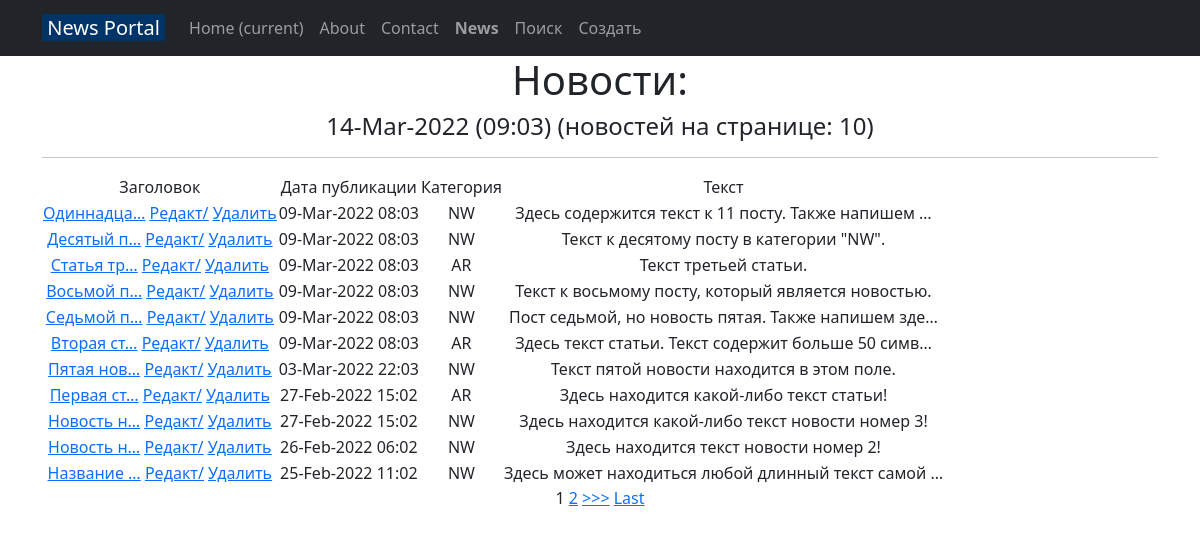
Page /news/ on the committed database.
### news/models.py (models this page shows, shortened)
class Post(models.Model):
    author = models.ForeignKey(Author, on_delete=models.CASCADE)
    NEWS = 'NW'
    ARTICLE = 'AR'
    CATEGORY_CHOICES = (
        (NEWS, 'Новость'),
        (ARTICLE, 'Статья'),
    )
    categoryType = models.CharField(max_length=2, choices=CATEGORY_CHOICES, default=ARTICLE)
    dateCreation = models.DateTimeField(auto_now_add=True)
    postCategory = models.ManyToManyField(Category, through='PostCategory')
    title = models.CharField(max_length=128)
    text = models.TextField()
    rating = models.SmallIntegerField(default=0)
    class Meta:
        verbose_name = 'Новость'
        verbose_name_plural = 'Новости'

### news/views.py (the view, shortened to what this page needs)
# urls.py: path('', PostList.as_view()), # Ссылка на вкладку всех новостей "News"
class PostList(ListView):
    model = Post # Указываем модель (сущность в таблице базы данных) которую нужно вывести
    template_name = 'flatpages/news.html' # Путь к html-фалу с инструкциями вывода пользователю этих объектов
    context_object_name = 'news' # Указываем на имя списка, в котором лежат все объекты для html-шаблона
    queryset = Post.objects.order_by('-dateCreation') # Переопределяем все новости от новых к старым
    paginate_by = 10
    form_class = PostForm # добавляем форм класс, чтобы получать доступ к форме через метод POST
    def get_filter(self):
        return PostFilter(self.request.GET, queryset=super().get_queryset())
    def get_queryset(self):
        return self.get_filter().qs
    def get_context_data(self, **kwargs):
        context = super().get_context_data(**kwargs)
        context['time_now'] = datetime.utcnow()
        context['filter'] = PostFilter(self.request.GET, queryset=self.get_queryset())
        context['categories'] = Category.objects.all()
        context['form'] = PostForm()
        return context

### news/templatetags/custom_filters.py (called while the page is built)
@register.filter(name='censor')
def censor(value):
    for word in censor_list:
        value = value.replace(word, '***')
    return value

### templates/flatpages/news.html (shortened to what this page needs)
{% extends 'flatpages/default.html' %}
{% load custom_filters %}
{% block content %}
    <h1>Новости:</h1>
    <h4>{{ time_now|date:'d-M-Y (H:m)' }} (новостей на странице: {{ news|length }})</h4>
    <hr>
{% if news %}
    <table>
        <tr>
            <td>
                Заголовок
            </td>
            <td>
                Дата публикации
            </td>
            <td>
                Категория
            </td>
            <td>
                Текст
            </td>
        </tr>
    {% for news in filter.qs %}
        <tr>
            <td>
                <a href="{% url 'post_detail' news.id %}">{{ news.title|censor |truncatechars:10 }}</a>
                <a href="{% url 'post_update' news.id %}"><u>Редакт/</u></a>
                <a href="{% url 'post_delete' news.id %}"><u> Удалить </u></a>
            </td>
            <td>
                {{ news.dateCreation|date:'d-M-Y H:m' }}
            </td>
            <td>
                {{ news.categoryType }}
            </td>
            <td>
                {{ news.text|truncatechars:50 }}
            </td>
        </tr>
    {% endfor %}
    </table>
{% endif %}
    {% if is_paginated %}
    {% for num in page_obj.paginator.page_range %}
        {% if page_obj.number == num %}
            <a>{{ num }}</a>
        {% elif num > page_obj.number|add:'-3' and num < page_obj.number|add:'3' %}
            <a href="?page={{ num }}">{{ num }}</a>
        {% endif %}
    {% endfor %}
    {% if page_obj.has_next %}
        <a href="?page={{ page_obj.next_page_number }}">>>></a>
        <a href="?page={{ page_obj.paginator.num_pages }}">Last</a>
    {% endif %}
    {% endif %}
{% endblock content %}

### templates/flatpages/default.html (shortened to what this page needs)
<!DOCTYPE html>
<html lang="en" xmlns="http://www.w3.org/1999/html">
    <head>
        {% load static %}
        <link href="{% static 'css/styles.css' %}" rel="stylesheet" />
    </head>
    <body>
        <nav class="navbar navbar-expand-lg navbar-dark bg-dark static-top">
            <div class="container">
                <a class="navbar-brand" href="#"><span style="color: #ffffff;"><span style="background-color: #003366;">&nbsp;News Portal&nbsp;</span></span></a>
                <div class="collapse navbar-collapse" id="navbarResponsive">
                    <ul class="navbar-nav ml-auto">
                        <li class="nav-item active">
                        <a class="nav-link" href="#">Home
                            <span class="sr-only">(current)</span>
                        </a>
                        </li>
                        <li class="nav-item">
                            <a class="nav-link" href="/about/">About</a>
                        </li>
                        <li class="nav-item">
                            <a class="nav-link" href="/contacts/">Contact</a>
                        </li>
                        <li class="nav-item">
                            <a class="nav-link" href="/news/"><span><strong>News</strong></span></a>
                        </li>
                        <li class="nav-item">
                            <a class="nav-link" href="{% url 'search' %}">Поиск</a>
                        </li>
                        <li class="nav-item">
                            <a class="nav-link" href="/news/create/">Создать</a>
                        </li>
                    </ul>
                </div>
            </div>
        </nav>
        <div class="container">
            <div class="row">
                <div class="col-lg-12 text-center">
                    {% block content %}{% endblock content %}
                </div>
            </div>
        </div>
    </body>
</html>

### rows in the picture
Post: title|censor "Одиннадца…", dateCreation "09-Mar-2022 08:03", categoryType "NW", text "Здесь содержится текст к 11 посту. Также напишем …"
Post: title|censor "Десятый п…", dateCreation "09-Mar-2022 08:03", categoryType "NW", text "Текст к десятому посту в категории \"NW\"."
Post: title|censor "Статья тр…", dateCreation "09-Mar-2022 08:03", categoryType "AR", text "Текст третьей статьи."
Post: title|censor "Восьмой п…", dateCreation "09-Mar-2022 08:03", categoryType "NW", text "Текст к восьмому посту, который является новостью."
Post: title|censor "Седьмой п…", dateCreation "09-Mar-2022 08:03", categoryType "NW", text "Пост седьмой, но новость пятая. Также напишем зде…"
Post: title|censor "Вторая ст…", dateCreation "09-Mar-2022 08:03", categoryType "AR", text "Здесь текст статьи. Текст содержит больше 50 симв…"
Post: title|censor "Пятая нов…", dateCreation "03-Mar-2022 22:03", categoryType "NW", text "Текст пятой новости находится в этом поле."
Post: title|censor "Первая ст…", dateCreation "27-Feb-2022 15:02", categoryType "AR", text "Здесь находится какой-либо текст статьи!"
Post: title|censor "Новость н…", dateCreation "27-Feb-2022 15:02", categoryType "NW", text "Здесь находится какой-либо текст новости номер 3!"
Post: title|censor "Новость н…", dateCreation "26-Feb-2022 06:02", categoryType "NW", text "Здесь находится текст новости номер 2!"
Post: title|censor "Название …", dateCreation "25-Feb-2022 11:02", categoryType "NW", text "Здесь может находиться любой длинный текст самой …"

### other values in the picture
{{ time_now|date:'d-M-Y (H:m)' }} "14-Mar-2022 (09:03)"
{{ news|length }} "10"
{{ num }} "1"
{{ num }} "2"
